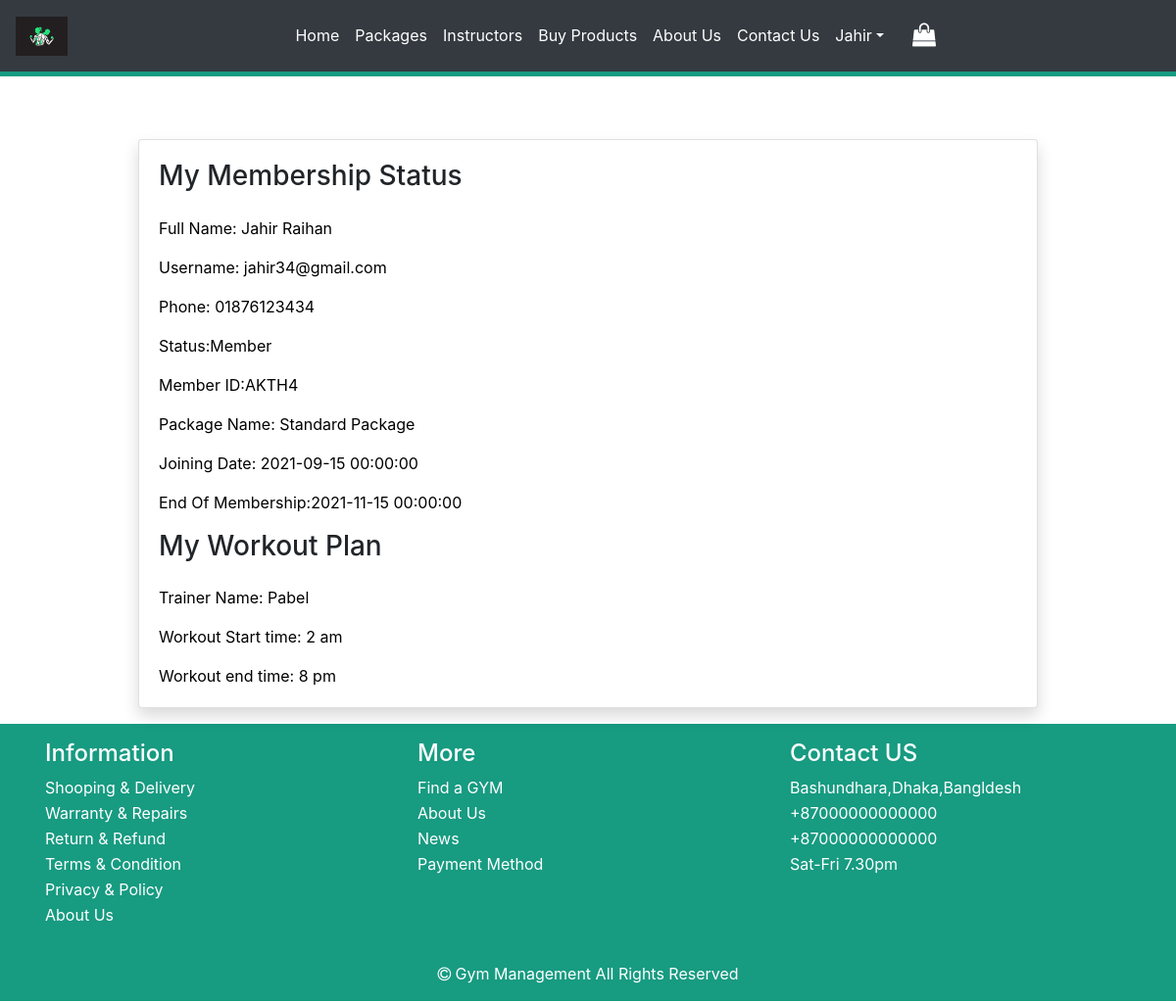
Screenshot of /membership.php (signed in) with the database file from the repository.
### tables this page shows
CREATE TABLE `users` (
  `user_id` int(11) NOT NULL,
  `fname` varchar(100) NOT NULL,
  `lame` varchar(100) NOT NULL,
  `gender` varchar(1) NOT NULL,
  `age` int(11) NOT NULL,
  `username` varchar(100) NOT NULL,
  `password` varchar(100) NOT NULL,
  `address` varchar(200) NOT NULL,
  `phone_num` varchar(11) NOT NULL
);

CREATE TABLE `members` (
  `member_id` int(11) NOT NULL,
  `name` varchar(200) NOT NULL,
  `weight` float NOT NULL,
  `joining_date` datetime NOT NULL DEFAULT current_timestamp(),
  `end_of_membership` datetime NOT NULL,
  `membership_id` int(11) NOT NULL,
  `user_id` int(11) NOT NULL,
  `picture` varchar(100) NOT NULL
);

CREATE TABLE `membershiptype` (
  `membership_id` int(11) NOT NULL,
  `type_name` varchar(100) NOT NULL,
  `membership_period` int(11) NOT NULL,
  `amount` decimal(10,0) NOT NULL,
  `user_id` int(11) NOT NULL,
  `sign_up_date` datetime NOT NULL
);

### php-functions/php_query_functions.php (called while the page is built, shortened)
<?php
function PullData($con, $table, $columns, $condition, $oparator)
{
    $sql = "SELECT {$columns} FROM {$table}";
    $where_cls = "";
    if (is_array($condition)) {
        $where_cls = "where ";
        $and = "";
        foreach ($condition as $key => $val) {
            $where_cls .= "" . $and . " " . $key . "=" ."'$val'". " ";
            $and = $oparator;
        }
    }
    $sql .= " " . $where_cls;
    $result = $con->query($sql);
    return $result;
}
?>

### membership.php (the view, shortened to what this page needs)
<!doctype html>
<html lang="en">
<head>
    <link rel="stylesheet" href="css/style.css">
    <link rel="stylesheet" href="https://stackpath.bootstrapcdn.com/bootstrap/4.3.1/css/bootstrap.min.css">
    <link rel="stylesheet" href="https://maxcdn.bootstrapcdn.com/font-awesome/4.7.0/css/font-awesome.min.css">
</head>
<body>
    <?php
    include('php-layout-files/navbar.php')
    ?>
    <?php
    include('php-functions/db_connection.php');
    include('php-functions/php_query_functions.php');
    $uid = $_SESSION['user_id'];
    $condition = array(
        'user_id' => $uid
    );
    $result = PullData($con, 'users', '*', $condition, 'and');
    $row = mysqli_fetch_array($result);
    $sql = "SELECT membershiptype.type_name as type_name, members.member_id as id, members.joining_date as jdate, members.end_of_membership as enddate FROM `members` ,membershiptype WHERE members.user_id='$uid' and members.membership_id=membershiptype.membership_id and membershiptype.user_id='$uid'";
    $row2 = $con->query($sql);
    if (mysqli_num_rows($row2) > 0) {
        $row2 = mysqli_fetch_array($row2);
        $status = true;
    } else {
        $status = false;
    }
    $sql = "SELECT instructors.name as name ,workoutplans.workout_time as stime ,workoutplans.workout_end_time as etime FROM `workoutplans`,instructors,members WHERE workoutplans.instructor_id=instructors.instructor_id and workoutplans.member_id=members.member_id AND members.user_id='$uid'  order by workoutplans.plan_id DESC LIMIT 1";
    $row3 = $con->query($sql);
    if (mysqli_num_rows($row3) > 0) {
        $row3 = mysqli_fetch_array($row3);
        $plan = true;
    } else {
        $plan = false;
    }
    ?>
    <section class="about-us">
        <div class="container mt-5">
            <div class="row mt-5">
                <div class="col-md-10 mx-auto p-3">
                    <div class="card shadow">
                        <div class="card-body">
                            <h3 class="mb-4">My Membership Status</h3>
                            <p class="card-text">Full Name: <?php echo $row['fname'] . " " . $row['lame']   ?></p>
                            <p class="card-text">Username: <?php echo $row['username'] ?></p>
                            <p class="card-text">Phone: <?php echo $row['phone_num'] ?></p>
                            <?php if ($status) {
                            ?>
                                <p class="card-text">Status:Member</p>
                                <p class="card-text">Member ID:AKTH<?php echo $row2['id'] ?></p>
                                <p class="card-text">Package Name: <?php echo $row2['type_name'] ?></p>
                                <p class="card-text">Joining Date: <?php echo $row2['jdate'] ?></p>
                                <p class="card-text">End Of Membership:<?php echo $row2['enddate'] ?></p>
                            <?php
                            } else {
                            ?>
                                <p class="card-text">Status:Not a Member</p>
                            <?php
                            }
                            ?>
                            <h3 class="mb-4">My Workout Plan</h3>
                            <?php if ($plan) {
                            ?>
                                <p class="card-text">Trainer Name: <?php echo $row3['name'] ?></p>
                                <p class="card-text">Workout Start time: <?php echo $row3['stime'] ?> am</p>
                                <p class="card-text">Workout end time: <?php echo $row3['etime'] ?> pm</p>
                            <?php
                            } else {
                            ?>
                                <p class="card-text">No Current Workout Plan</p>
                            <?php
                            }
                            ?>
                        </div>
                    </div>
                </div>
            </div>
        </div>
    </section>
    <?php include("php-layout-files/footer.php") ?>
</body>
</html>

### css/style.css (style rules this page uses)
body { color: black; font-family: 'Roboto', sans-serif; }
.footer h4, p { color: white; }

### membership.php (style rules this page uses)
.card p { color: black!important; }

### rows the page displays
users: fname "Jahir", lame "Raihan", username "jahir34@gmail.com", phone_num "01876123434"
members: member_id "4", membership.type_name "Standard Package", joining_date "2021-09-15 00:00:00", end_of_membership "2021-11-15 00:00:00"

### other values shown
$_SESSION['name'] "Jahir"
$row3['name'] "Pabel"
$row3['stime'] "2"
$row3['etime'] "8"
